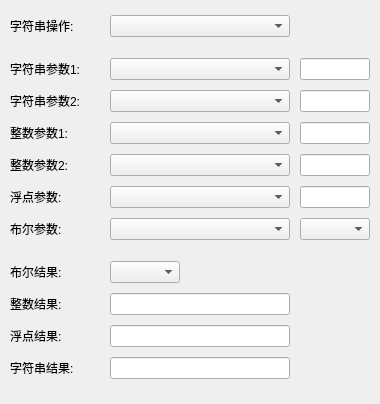
<?xml version="1.0" encoding="UTF-8"?>
<ui version="4.0">
 <class>BaseDataStringProcessWdg</class>
 <widget class="QWidget" name="BaseDataStringProcessWdg">
  <property name="geometry">
   <rect>
    <x>0</x>
    <y>0</y>
    <width>380</width>
    <height>404</height>
   </rect>
  </property>
  <property name="minimumSize">
   <size>
    <width>380</width>
    <height>400</height>
   </size>
  </property>
  <property name="maximumSize">
   <size>
    <width>400</width>
    <height>404</height>
   </size>
  </property>
  <property name="windowTitle">
   <string>参数设置</string>
  </property>
  <layout class="QVBoxLayout" name="verticalLayout">
   <property name="spacing">
    <number>0</number>
   </property>
   <property name="leftMargin">
    <number>10</number>
   </property>
   <property name="topMargin">
    <number>5</number>
   </property>
   <property name="rightMargin">
    <number>10</number>
   </property>
   <property name="bottomMargin">
    <number>5</number>
   </property>
   <item>
    <layout class="QHBoxLayout" name="hLayoutProcessType">
     <property name="spacing">
      <number>20</number>
     </property>
     <item>
      <widget class="XMatLabel" name="lbProcessType">
       <property name="minimumSize">
        <size>
         <width>80</width>
         <height>16</height>
        </size>
       </property>
       <property name="maximumSize">
        <size>
         <width>100</width>
         <height>16777215</height>
        </size>
       </property>
       <property name="text">
        <string>字符串操作:</string>
       </property>
      </widget>
     </item>
     <item>
      <widget class="XMatComboBox" name="cmbProcessType">
       <property name="minimumSize">
        <size>
         <width>180</width>
         <height>0</height>
        </size>
       </property>
       <property name="maximumSize">
        <size>
         <width>180</width>
         <height>16777215</height>
        </size>
       </property>
      </widget>
     </item>
     <item>
      <spacer name="hSpacerProcessType">
       <property name="orientation">
        <enum>Qt::Horizontal</enum>
       </property>
       <property name="sizeHint" stdset="0">
        <size>
         <width>40</width>
         <height>20</height>
        </size>
       </property>
      </spacer>
     </item>
    </layout>
   </item>
   <item>
    <widget class="XMatHLine" name="xMatHLine1">
     <property name="minimumSize">
      <size>
       <width>0</width>
       <height>1</height>
      </size>
     </property>
     <property name="maximumSize">
      <size>
       <width>16777215</width>
       <height>1</height>
      </size>
     </property>
    </widget>
   </item>
   <item>
    <layout class="QHBoxLayout" name="hLayoutS1">
     <property name="spacing">
      <number>10</number>
     </property>
     <item>
      <widget class="XMatLabel" name="lbS1">
       <property name="minimumSize">
        <size>
         <width>80</width>
         <height>16</height>
        </size>
       </property>
       <property name="maximumSize">
        <size>
         <width>100</width>
         <height>16777215</height>
        </size>
       </property>
       <property name="text">
        <string>字符串参数1:</string>
       </property>
      </widget>
     </item>
     <item>
      <widget class="XMatComboBox" name="cmbS1">
       <property name="minimumSize">
        <size>
         <width>180</width>
         <height>0</height>
        </size>
       </property>
       <property name="maximumSize">
        <size>
         <width>180</width>
         <height>16777215</height>
        </size>
       </property>
      </widget>
     </item>
     <item>
      <widget class="XMatLineEdit" name="letS1">
       <property name="minimumSize">
        <size>
         <width>70</width>
         <height>0</height>
        </size>
       </property>
       <property name="maximumSize">
        <size>
         <width>70</width>
         <height>16777215</height>
        </size>
       </property>
      </widget>
     </item>
    </layout>
   </item>
   <item>
    <layout class="QHBoxLayout" name="hLayoutS2">
     <property name="spacing">
      <number>10</number>
     </property>
     <item>
      <widget class="XMatLabel" name="lbS2">
       <property name="minimumSize">
        <size>
         <width>80</width>
         <height>16</height>
        </size>
       </property>
       <property name="maximumSize">
        <size>
         <width>100</width>
         <height>16777215</height>
        </size>
       </property>
       <property name="text">
        <string>字符串参数2:</string>
       </property>
      </widget>
     </item>
     <item>
      <widget class="XMatComboBox" name="cmbS2">
       <property name="minimumSize">
        <size>
         <width>180</width>
         <height>0</height>
        </size>
       </property>
       <property name="maximumSize">
        <size>
         <width>180</width>
         <height>16777215</height>
        </size>
       </property>
      </widget>
     </item>
     <item>
      <widget class="XMatLineEdit" name="letS2">
       <property name="minimumSize">
        <size>
         <width>70</width>
         <height>0</height>
        </size>
       </property>
       <property name="maximumSize">
        <size>
         <width>70</width>
         <height>16777215</height>
        </size>
       </property>
      </widget>
     </item>
    </layout>
   </item>
   <item>
    <layout class="QHBoxLayout" name="hLayoutI1">
     <property name="spacing">
      <number>10</number>
     </property>
     <item>
      <widget class="XMatLabel" name="lbI1">
       <property name="minimumSize">
        <size>
         <width>80</width>
         <height>16</height>
        </size>
       </property>
       <property name="maximumSize">
        <size>
         <width>100</width>
         <height>16777215</height>
        </size>
       </property>
       <property name="text">
        <string>整数参数1:</string>
       </property>
      </widget>
     </item>
     <item>
      <widget class="XMatComboBox" name="cmbI1">
       <property name="minimumSize">
        <size>
         <width>180</width>
         <height>0</height>
        </size>
       </property>
       <property name="maximumSize">
        <size>
         <width>180</width>
         <height>16777215</height>
        </size>
       </property>
      </widget>
     </item>
     <item>
      <widget class="XMatLineEdit" name="letI1">
       <property name="minimumSize">
        <size>
         <width>70</width>
         <height>0</height>
        </size>
       </property>
       <property name="maximumSize">
        <size>
         <width>70</width>
         <height>16777215</height>
        </size>
       </property>
      </widget>
     </item>
    </layout>
   </item>
   <item>
    <layout class="QHBoxLayout" name="hLayoutI2">
     <property name="spacing">
      <number>10</number>
     </property>
     <item>
      <widget class="XMatLabel" name="lbI2">
       <property name="minimumSize">
        <size>
         <width>80</width>
         <height>16</height>
        </size>
       </property>
       <property name="maximumSize">
        <size>
         <width>100</width>
         <height>16777215</height>
        </size>
       </property>
       <property name="text">
        <string>整数参数2:</string>
       </property>
      </widget>
     </item>
     <item>
      <widget class="XMatComboBox" name="cmbI2">
       <property name="minimumSize">
        <size>
         <width>180</width>
         <height>0</height>
        </size>
       </property>
       <property name="maximumSize">
        <size>
         <width>180</width>
         <height>16777215</height>
        </size>
       </property>
      </widget>
     </item>
     <item>
      <widget class="XMatLineEdit" name="letI2">
       <property name="minimumSize">
        <size>
         <width>70</width>
         <height>0</height>
        </size>
       </property>
       <property name="maximumSize">
        <size>
         <width>70</width>
         <height>16777215</height>
        </size>
       </property>
      </widget>
     </item>
    </layout>
   </item>
   <item>
    <layout class="QHBoxLayout" name="hLayoutR">
     <property name="spacing">
      <number>10</number>
     </property>
     <item>
      <widget class="XMatLabel" name="lbR">
       <property name="minimumSize">
        <size>
         <width>80</width>
         <height>16</height>
        </size>
       </property>
       <property name="maximumSize">
        <size>
         <width>100</width>
         <height>16777215</height>
        </size>
       </property>
       <property name="text">
        <string>浮点参数:</string>
       </property>
      </widget>
     </item>
     <item>
      <widget class="XMatComboBox" name="cmbR">
       <property name="minimumSize">
        <size>
         <width>180</width>
         <height>0</height>
        </size>
       </property>
       <property name="maximumSize">
        <size>
         <width>180</width>
         <height>16777215</height>
        </size>
       </property>
      </widget>
     </item>
     <item>
      <widget class="XMatLineEdit" name="letR">
       <property name="minimumSize">
        <size>
         <width>70</width>
         <height>0</height>
        </size>
       </property>
       <property name="maximumSize">
        <size>
         <width>70</width>
         <height>16777215</height>
        </size>
       </property>
      </widget>
     </item>
    </layout>
   </item>
   <item>
    <layout class="QHBoxLayout" name="hLayoutB">
     <property name="spacing">
      <number>10</number>
     </property>
     <item>
      <widget class="XMatLabel" name="lbB">
       <property name="minimumSize">
        <size>
         <width>80</width>
         <height>16</height>
        </size>
       </property>
       <property name="maximumSize">
        <size>
         <width>100</width>
         <height>16777215</height>
        </size>
       </property>
       <property name="text">
        <string>布尔参数:</string>
       </property>
      </widget>
     </item>
     <item>
      <widget class="XMatComboBox" name="cmbB">
       <property name="minimumSize">
        <size>
         <width>180</width>
         <height>0</height>
        </size>
       </property>
       <property name="maximumSize">
        <size>
         <width>180</width>
         <height>16777215</height>
        </size>
       </property>
      </widget>
     </item>
     <item>
      <widget class="XMatComboBox" name="cmbBVal">
       <property name="minimumSize">
        <size>
         <width>70</width>
         <height>0</height>
        </size>
       </property>
       <property name="maximumSize">
        <size>
         <width>70</width>
         <height>16777215</height>
        </size>
       </property>
      </widget>
     </item>
    </layout>
   </item>
   <item>
    <widget class="XMatHLine" name="xMatHLine2">
     <property name="minimumSize">
      <size>
       <width>0</width>
       <height>1</height>
      </size>
     </property>
     <property name="maximumSize">
      <size>
       <width>16777215</width>
       <height>1</height>
      </size>
     </property>
    </widget>
   </item>
   <item>
    <layout class="QHBoxLayout" name="hLayoutRetB">
     <property name="spacing">
      <number>20</number>
     </property>
     <item>
      <widget class="XMatLabel" name="lbRetB">
       <property name="minimumSize">
        <size>
         <width>80</width>
         <height>16</height>
        </size>
       </property>
       <property name="maximumSize">
        <size>
         <width>100</width>
         <height>16777215</height>
        </size>
       </property>
       <property name="text">
        <string>布尔结果:</string>
       </property>
      </widget>
     </item>
     <item>
      <widget class="XMatComboBox" name="cmbRetB">
       <property name="minimumSize">
        <size>
         <width>70</width>
         <height>0</height>
        </size>
       </property>
       <property name="maximumSize">
        <size>
         <width>70</width>
         <height>16777215</height>
        </size>
       </property>
      </widget>
     </item>
     <item>
      <spacer name="hSpacerRetB">
       <property name="orientation">
        <enum>Qt::Horizontal</enum>
       </property>
       <property name="sizeHint" stdset="0">
        <size>
         <width>40</width>
         <height>20</height>
        </size>
       </property>
      </spacer>
     </item>
    </layout>
   </item>
   <item>
    <layout class="QHBoxLayout" name="hLayoutRetI">
     <property name="spacing">
      <number>20</number>
     </property>
     <item>
      <widget class="XMatLabel" name="lbRetI">
       <property name="minimumSize">
        <size>
         <width>80</width>
         <height>16</height>
        </size>
       </property>
       <property name="maximumSize">
        <size>
         <width>100</width>
         <height>16777215</height>
        </size>
       </property>
       <property name="text">
        <string>整数结果:</string>
       </property>
      </widget>
     </item>
     <item>
      <widget class="XMatLineEdit" name="letRetI">
       <property name="minimumSize">
        <size>
         <width>180</width>
         <height>0</height>
        </size>
       </property>
       <property name="maximumSize">
        <size>
         <width>180</width>
         <height>16777215</height>
        </size>
       </property>
      </widget>
     </item>
     <item>
      <spacer name="hSpacerRetI">
       <property name="orientation">
        <enum>Qt::Horizontal</enum>
       </property>
       <property name="sizeHint" stdset="0">
        <size>
         <width>40</width>
         <height>20</height>
        </size>
       </property>
      </spacer>
     </item>
    </layout>
   </item>
   <item>
    <layout class="QHBoxLayout" name="hLayoutRetR">
     <property name="spacing">
      <number>20</number>
     </property>
     <item>
      <widget class="XMatLabel" name="lbRetR">
       <property name="minimumSize">
        <size>
         <width>80</width>
         <height>16</height>
        </size>
       </property>
       <property name="maximumSize">
        <size>
         <width>100</width>
         <height>16777215</height>
        </size>
       </property>
       <property name="text">
        <string>浮点结果:</string>
       </property>
      </widget>
     </item>
     <item>
      <widget class="XMatLineEdit" name="letRetR">
       <property name="minimumSize">
        <size>
         <width>180</width>
         <height>0</height>
        </size>
       </property>
       <property name="maximumSize">
        <size>
         <width>180</width>
         <height>16777215</height>
        </size>
       </property>
      </widget>
     </item>
     <item>
      <spacer name="hSpacerRetR">
       <property name="orientation">
        <enum>Qt::Horizontal</enum>
       </property>
       <property name="sizeHint" stdset="0">
        <size>
         <width>40</width>
         <height>20</height>
        </size>
       </property>
      </spacer>
     </item>
    </layout>
   </item>
   <item>
    <layout class="QHBoxLayout" name="hLayoutRetS">
     <property name="spacing">
      <number>20</number>
     </property>
     <item>
      <widget class="XMatLabel" name="lbRetS">
       <property name="minimumSize">
        <size>
         <width>80</width>
         <height>16</height>
        </size>
       </property>
       <property name="maximumSize">
        <size>
         <width>100</width>
         <height>16777215</height>
        </size>
       </property>
       <property name="text">
        <string>字符串结果:</string>
       </property>
      </widget>
     </item>
     <item>
      <widget class="XMatLineEdit" name="letRetS">
       <property name="minimumSize">
        <size>
         <width>180</width>
         <height>0</height>
        </size>
       </property>
       <property name="maximumSize">
        <size>
         <width>180</width>
         <height>16777215</height>
        </size>
       </property>
      </widget>
     </item>
     <item>
      <spacer name="hSpacerRetS">
       <property name="orientation">
        <enum>Qt::Horizontal</enum>
       </property>
       <property name="sizeHint" stdset="0">
        <size>
         <width>40</width>
         <height>20</height>
        </size>
       </property>
      </spacer>
     </item>
    </layout>
   </item>
  </layout>
 </widget>
 <customwidgets>
  <customwidget>
   <class>XMatLineEdit</class>
   <extends>QLineEdit</extends>
   <header>XMatLineEdit.h</header>
  </customwidget>
  <customwidget>
   <class>XMatComboBox</class>
   <extends>QComboBox</extends>
   <header>XMatComboBox.h</header>
  </customwidget>
  <customwidget>
   <class>XMatLabel</class>
   <extends>QLabel</extends>
   <header>XMatLabel.h</header>
  </customwidget>
  <customwidget>
   <class>XMatHLine</class>
   <extends>QWidget</extends>
   <header>XMatHLine.h</header>
  </customwidget>
 </customwidgets>
 <resources/>
 <connections/>
</ui>
